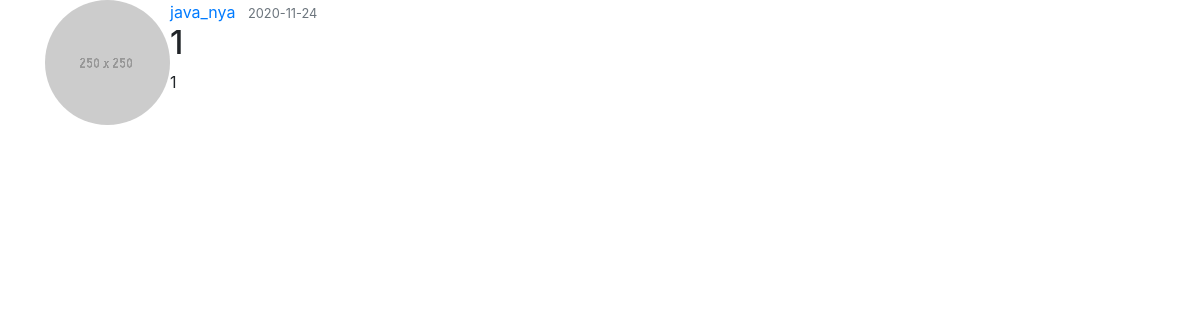
/post/1, run on the app's committed database.
### flasksite/models.py (models this page shows, shortened)
class User(db.Model, UserMixin):
    id = db.Column(db.Integer, primary_key=True)
    email = db.Column(db.String(100), nullable=False, unique=True)
    username = db.Column(db.String(20), nullable=False, unique=True)
    image_file = db.Column(db.String(20), nullable=False, default='default.jpeg')
    password = db.Column(db.String(60), nullable=False)
    posts = db.relationship('Post', backref='author', lazy=True)

class Post(db.Model):
    id = db.Column(db.Integer, primary_key=True)
    title = db.Column(db.String(80), nullable=False)
    date_posted = db.Column(db.DateTime, nullable=False, default=datetime.utcnow)
    content = db.Column(db.Text, nullable=False)
    user_id = db.Column(db.Integer, db.ForeignKey('user.id'), nullable=False)

### flasksite/routes.py (the view)
@app.route("/post/<int:post_id>")
def post(post_id):
    post = Post.query.get_or_404(post_id)
    return render_template('post.html', post=post)

### flasksite/templates/post.html (shortened to what this page needs)
{% extends 'base.html' %}
{% block head %}
<link rel="stylesheet" href="{{ url_for('static', filename='css/greet.css') }}">
{% endblock %}
{% block body %}
<section>
    <article class="media content-section">
        <img class="rounded-circle article-img" src="{{ url_for('static', filename='profile_img/' + post.author.image_file) }}">
        <div class="media-body">
            <div class="article-metadata">
                <a class="mr-2" href="#">{{ post.author.username }}</a>
                <small class="text-muted">{{post.date_posted.strftime('%Y-%m-%d') }}</small>
            </div>
            <h2 class="acticle-title">{{ post.title }}</h2>
            <p class="article-content">{{ post.content | safe}}</p>
        </div>
    </article>
</section>
{% endblock %}

### data on the page
User: image_file (picture), author.username "java_nya"
Post: date_posted "2020-11-24", title "1", content "1"
